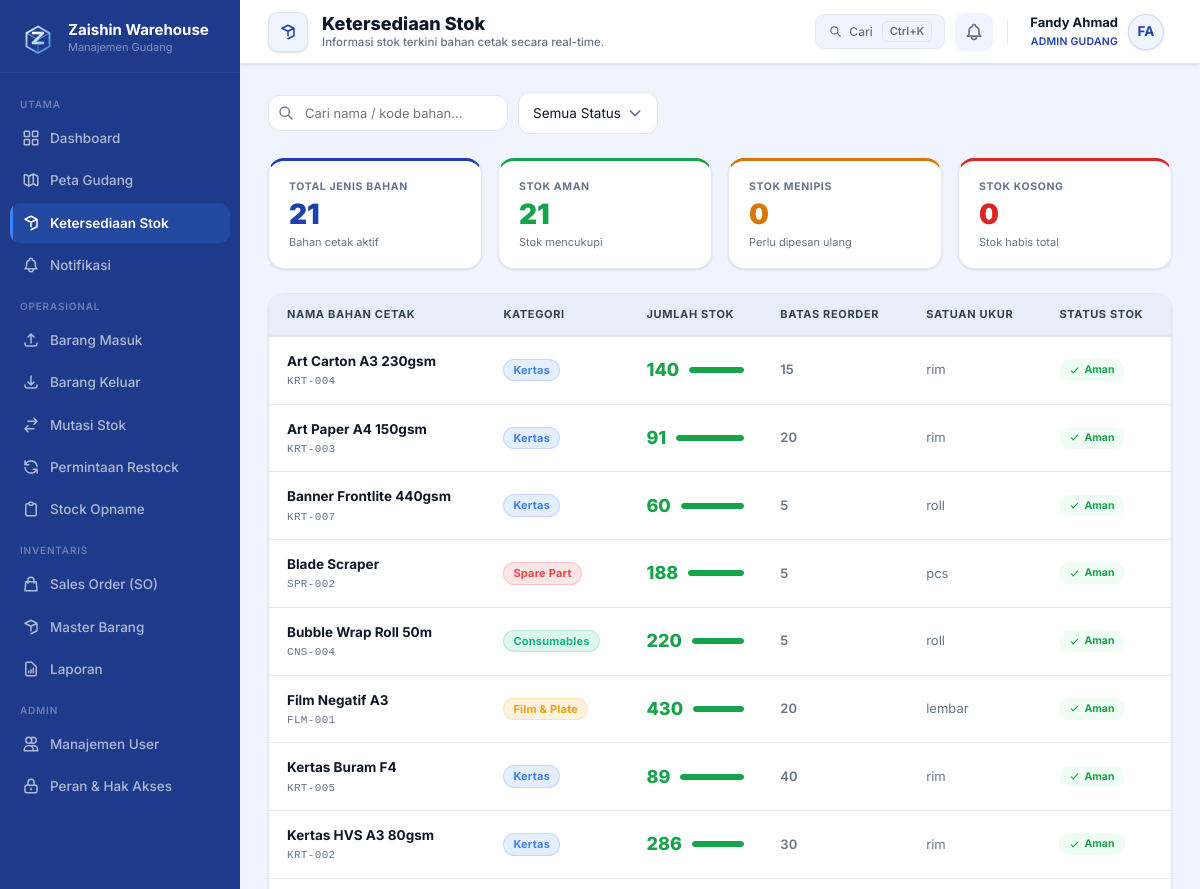
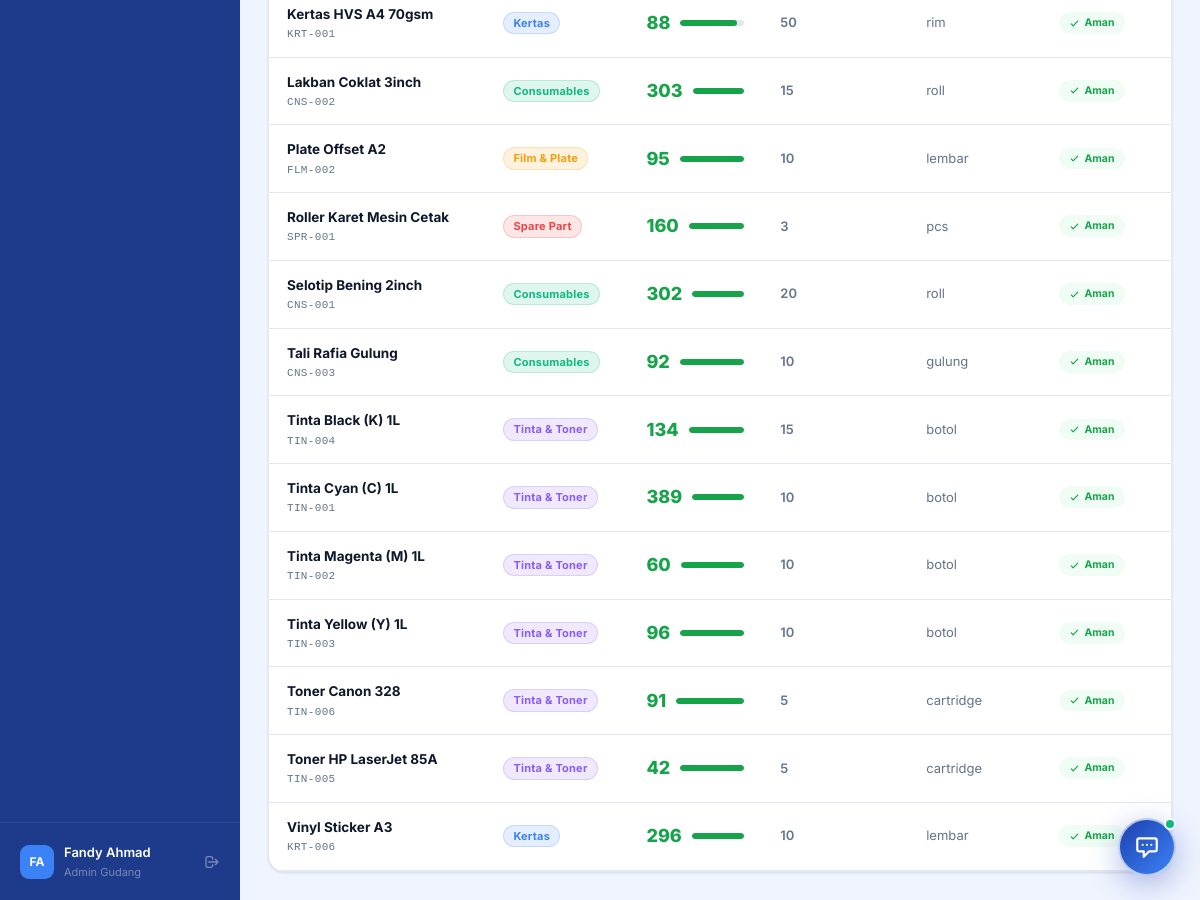
/index.php?page=stock (signed in), run on the app's committed database (2 pictures, top to bottom).
### tables this page shows
CREATE TABLE `items` (
  `id` int(11) NOT NULL,
  `sku` varchar(50) NOT NULL,
  `name` varchar(150) NOT NULL,
  `category_id` int(11) NOT NULL,
  `description` text DEFAULT NULL,
  `unit` varchar(20) NOT NULL DEFAULT 'pcs',
  `min_stock` int(11) NOT NULL DEFAULT 10,
  `qr_code` varchar(100) NOT NULL,
  `created_at` timestamp NOT NULL DEFAULT current_timestamp()
);

CREATE TABLE `categories` (
  `id` int(11) NOT NULL,
  `name` varchar(100) NOT NULL,
  `description` text DEFAULT NULL,
  `color` varchar(7) DEFAULT '#3b82f6',
  `created_at` timestamp NOT NULL DEFAULT current_timestamp()
);

### src/Controllers/StockViewController.php (called while the page is built, shortened)
<?php
$db = getDB();
$stmt = $db->query("
    SELECT i.id, i.name, i.sku, i.unit, i.min_stock,
           c.name AS cat_name, c.color AS cat_color,
           COALESCE(SUM(s.quantity), 0) AS total_stock
    FROM items i
    JOIN categories c ON i.category_id = c.id
    LEFT JOIN stock s ON i.id = s.item_id
    GROUP BY i.id
    ORDER BY i.name
");
$stockItems = $stmt->fetchAll();
require __DIR__ . '/../Views/stock/index.php';
require __DIR__ . '/../Views/layouts/main.php';

### index.php (called while the page is built, shortened)
<?php
$page   = $_GET['page']   ?? 'dashboard';
match ($page) {
    'login'     => require __DIR__ . '/src/Controllers/AuthController.php',
    'logout'    => require __DIR__ . '/src/Controllers/AuthController.php',
    'dashboard' => require __DIR__ . '/src/Controllers/DashboardController.php',
    'stock'     => require __DIR__ . '/src/Controllers/StockViewController.php',
    'items'     => require __DIR__ . '/src/Controllers/ItemController.php',
    'zones'     => require __DIR__ . '/src/Controllers/ZoneController.php',
    'inbound'   => require __DIR__ . '/src/Controllers/InboundController.php',
    'outbound'  => require __DIR__ . '/src/Controllers/OutboundController.php',
    'restock'   => require __DIR__ . '/src/Controllers/RestockController.php',
    'reports'   => require __DIR__ . '/src/Controllers/ReportController.php',
    'users'     => require __DIR__ . '/src/Controllers/UserController.php',
    'roles'     => require __DIR__ . '/src/Controllers/RoleController.php',
    'opname'      => require __DIR__ . '/src/Controllers/OpnameController.php',
    'opname-scan' => require __DIR__ . '/src/Controllers/OpnameController.php',
    'notifications' => require __DIR__ . '/src/Controllers/NotificationController.php',
    'sales-orders' => require __DIR__ . '/src/Controllers/SalesOrderController.php',
    'relocation' => require __DIR__ . '/src/Controllers/RelocationController.php',
    default     => require __DIR__ . '/src/Controllers/DashboardController.php',
};

### src/Views/stock/index.php (the view, shortened to what this page needs)
<?php
$totalItems   = count($stockItems);
$lowItems     = array_filter($stockItems, fn($i) => (int)$i['total_stock'] <= (int)$i['min_stock']);
$critItems    = array_filter($stockItems, fn($i) => (int)$i['total_stock'] === 0);
$healthyItems = $totalItems - count($lowItems);
?>
<div class="stock-view-header justify-start mb-24">
  <div class="stock-search-bar">
    <div class="stock-search-wrap">
      <input type="text" class="stock-search-input" id="stock-search" placeholder="Cari nama / kode bahan…" oninput="filterStockTable(this.value)">
    </div>
  </div>
</div>
<div class="stock-summary-row">
  <div class="stock-summary-card border-top-primary">
    <div class="stock-summary-label">Total Jenis Bahan</div>
    <div class="stock-summary-value text-primary"><?= $totalItems ?></div>
    <div class="stock-summary-sub">Bahan cetak aktif</div>
  </div>
  <div class="stock-summary-card border-top-success">
    <div class="stock-summary-label">Stok Aman</div>
    <div class="stock-summary-value text-success"><?= $healthyItems ?></div>
    <div class="stock-summary-sub">Stok mencukupi</div>
  </div>
  <div class="stock-summary-card border-top-warning">
    <div class="stock-summary-label">Stok Menipis</div>
    <div class="stock-summary-value text-warning"><?= count($lowItems) ?></div>
    <div class="stock-summary-sub">Perlu dipesan ulang</div>
  </div>
  <div class="stock-summary-card border-top-danger">
    <div class="stock-summary-label">Stok Kosong</div>
    <div class="stock-summary-value text-danger"><?= count($critItems) ?></div>
    <div class="stock-summary-sub">Stok habis total</div>
  </div>
</div>
<div class="stock-table-wrap">
  <?php if (empty($stockItems)): ?>
    <div class="empty-state">
      <svg fill="none" stroke="currentColor" viewBox="0 0 24 24" class="empty-state-icon"><path stroke-linecap="round" stroke-linejoin="round" stroke-width="1.5" d="M20 7l-8-4-8 4m16 0l-8 4m8-4v10l-8 4m0-10L4 7m8 10V11"/></svg>
      <div class="empty-state-title">Tidak ada data barang</div>
    </div>
  <?php else: ?>
  <table class="stock-table" id="stock-table">
    <thead>
      <tr>
        <th>Nama Bahan Cetak</th>
        <th>Kategori</th>
        <th>Jumlah Stok</th>
        <th>Batas Reorder</th>
        <th>Satuan Ukur</th>
        <th>Status Stok</th>
      </tr>
    </thead>
    <tbody>
      <?php foreach ($stockItems as $idx => $item):
        $stock    = (int)$item['total_stock'];
        $min      = (int)$item['min_stock'];
        $pct      = $min > 0 ? min(100, round(($stock / max($min * 2, 1)) * 100)) : ($stock > 0 ? 100 : 0);
        if ($stock === 0) {
            $statusClass = 'low';
            $statusLabel = 'Kosong';
            $statusIcon  = '<path stroke-linecap="round" stroke-linejoin="round" stroke-width="2" d="M6 18L18 6M6 6l12 12"/>';
            $barColor    = 'var(--danger)';
        } else {
            $statusClass = 'ok';
            $statusLabel = 'Aman';
            $statusIcon  = '<path stroke-linecap="round" stroke-linejoin="round" stroke-width="2.5" d="M5 13l4 4L19 7"/>';
            $barColor    = 'var(--success)';
        }
        $catColor = $item['cat_color'] ?? '#6366f1';
        $catBg    = $catColor . '22';
      ?>
      <tr style="animation-delay: <?= $idx * 25 ?>ms;"
          data-name="<?= strtolower(htmlspecialchars($item['name'])) ?>"
          data-sku="<?= strtolower(htmlspecialchars($item['sku'])) ?>"
          data-status="<?= $statusClass ?>">
        <td>
          <div class="stock-name-cell">
            <span class="stock-item-name"><?= htmlspecialchars($item['name']) ?></span>
            <span class="stock-item-sku"><?= htmlspecialchars($item['sku']) ?></span>
          </div>
        </td>
        <td>
          <span class="cat-pill" style="background:<?= $catBg ?>; color:<?= $catColor ?>; border: 1px solid <?= $catColor ?>33;">
            <?= htmlspecialchars($item['cat_name']) ?>
          </span>
        </td>
        <td>
          <div class="stock-level-cell">
            <span class="stock-qty" style="color:<?= $barColor ?>;"><?= number_format($stock) ?></span>
            <div class="stock-bar-wrap">
              <div class="stock-bar-fill" style="width:<?= $pct ?>%; background:<?= $barColor ?>;"></div>
            </div>
          </div>
        </td>
        <td class="text-muted font-600"><?= number_format($min) ?></td>
        <td class="text-muted"><?= htmlspecialchars($item['unit']) ?></td>
        <td>
          <span class="stock-status-badge <?= $statusClass ?>">
            <svg fill="none" stroke="currentColor" viewBox="0 0 24 24" class="icon-11"><?= $statusIcon ?></svg>
            <?= $statusLabel ?>
          </span>
        </td>
      </tr>
      <?php endforeach; ?>
    </tbody>
  </table>
  <?php endif; ?>
</div>

### data on the page
items: name "Art Carton A3 230gsm", sku "KRT-004", category.name "Kertas", stock "140", $pct 100 (drawn), min_stock "15", unit "rim", statusLabel "Aman"
items: name "Art Paper A4 150gsm", sku "KRT-003", category.name "Kertas", stock "91", $pct 100 (drawn), min_stock "20", unit "rim", statusLabel "Aman"
items: name "Banner Frontlite 440gsm", sku "KRT-007", category.name "Kertas", stock "60", $pct 100 (drawn), min_stock "5", unit "roll", statusLabel "Aman"
items: name "Blade Scraper", sku "SPR-002", category.name "Spare Part", stock "188", $pct 100 (drawn), min_stock "5", unit "pcs", statusLabel "Aman"
items: name "Bubble Wrap Roll 50m", sku "CNS-004", category.name "Consumables", stock "220", $pct 100 (drawn), min_stock "5", unit "roll", statusLabel "Aman"
items: name "Film Negatif A3", sku "FLM-001", category.name "Film & Plate", stock "430", $pct 100 (drawn), min_stock "20", unit "lembar", statusLabel "Aman"
items: name "Kertas Buram F4", sku "KRT-005", category.name "Kertas", stock "89", $pct 100 (drawn), min_stock "40", unit "rim", statusLabel "Aman"
items: name "Kertas HVS A3 80gsm", sku "KRT-002", category.name "Kertas", stock "286", $pct 100 (drawn), min_stock "30", unit "rim", statusLabel "Aman"
items: name "Kertas HVS A4 70gsm", sku "KRT-001", category.name "Kertas", stock "88", min_stock "50", unit "rim", statusLabel "Aman"
items: name "Lakban Coklat 3inch", sku "CNS-002", category.name "Consumables", stock "303", $pct 100 (drawn), min_stock "15", unit "roll", statusLabel "Aman"
items: name "Plate Offset A2", sku "FLM-002", category.name "Film & Plate", stock "95", $pct 100 (drawn), min_stock "10", unit "lembar", statusLabel "Aman"
items: name "Roller Karet Mesin Cetak", sku "SPR-001", category.name "Spare Part", stock "160", $pct 100 (drawn), min_stock "3", unit "pcs", statusLabel "Aman"
items: name "Selotip Bening 2inch", sku "CNS-001", category.name "Consumables", stock "302", $pct 100 (drawn), min_stock "20", unit "roll", statusLabel "Aman"
items: name "Tali Rafia Gulung", sku "CNS-003", category.name "Consumables", stock "92", $pct 100 (drawn), min_stock "10", unit "gulung", statusLabel "Aman"
items: name "Tinta Black (K) 1L", sku "TIN-004", category.name "Tinta & Toner", stock "134", $pct 100 (drawn), min_stock "15", unit "botol", statusLabel "Aman"
items: name "Tinta Cyan (C) 1L", sku "TIN-001", category.name "Tinta & Toner", stock "389", $pct 100 (drawn), min_stock "10", unit "botol", statusLabel "Aman"
items: name "Tinta Magenta (M) 1L", sku "TIN-002", category.name "Tinta & Toner", stock "60", $pct 100 (drawn), min_stock "10", unit "botol", statusLabel "Aman"
items: name "Tinta Yellow (Y) 1L", sku "TIN-003", category.name "Tinta & Toner", stock "96", $pct 100 (drawn), min_stock "10", unit "botol", statusLabel "Aman"
items: name "Toner Canon 328", sku "TIN-006", category.name "Tinta & Toner", stock "91", $pct 100 (drawn), min_stock "5", unit "cartridge", statusLabel "Aman"
items: name "Toner HP LaserJet 85A", sku "TIN-005", category.name "Tinta & Toner", stock "42", $pct 100 (drawn), min_stock "5", unit "cartridge", statusLabel "Aman"
items: name "Vinyl Sticker A3", sku "KRT-006", category.name "Kertas", stock "296", $pct 100 (drawn), min_stock "10", unit "lembar", statusLabel "Aman"

### other printed values
$_SESSION['user_avatar'] "FA"
$_SESSION['user_name'] "Fandy Ahmad"
roleLabel($_SESSION['user_role'] ?? '') "Admin Gudang"
$pageTitle "Ketersediaan Stok"
$pageSubtitle "Informasi stok terkini bahan cetak secara real-time."
roleLabel($_SESSION['user_role'] ?? '') "ADMIN GUDANG"
$totalItems "21"
$healthyItems "21"
count($lowItems) "0"
count($critItems) "0"
